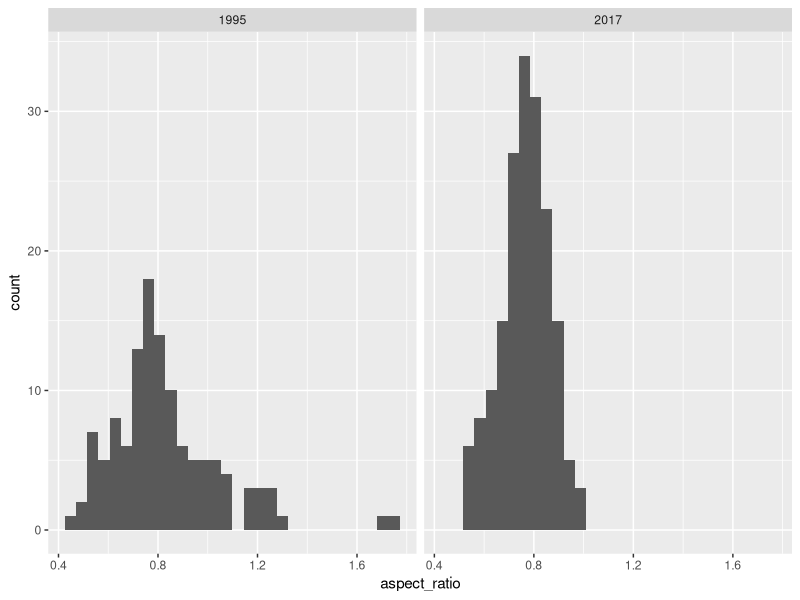
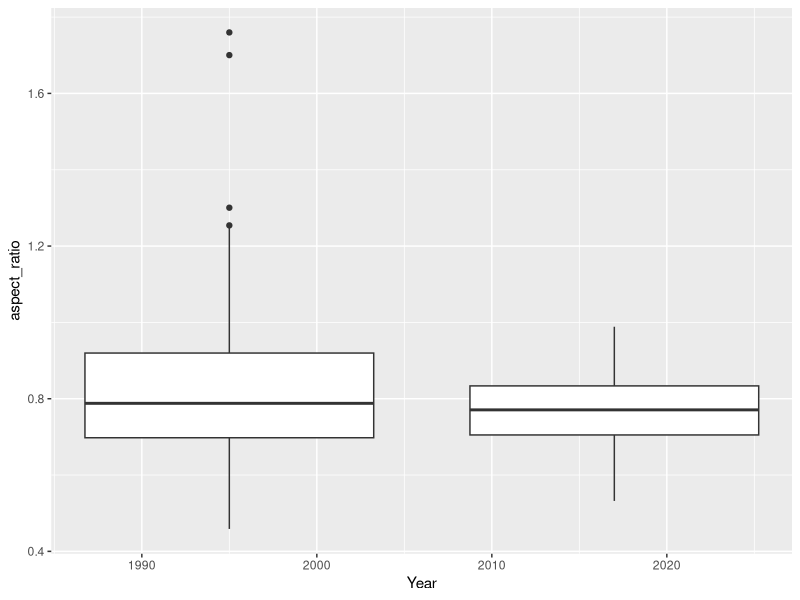
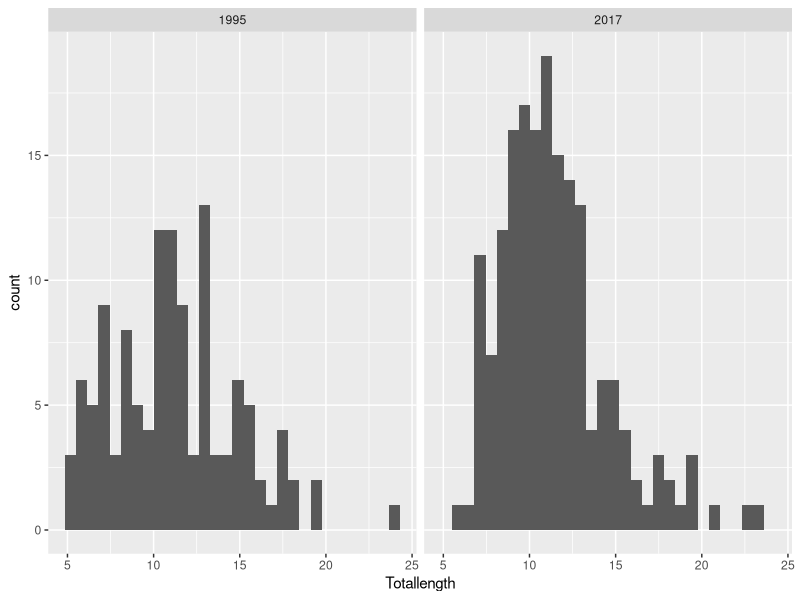
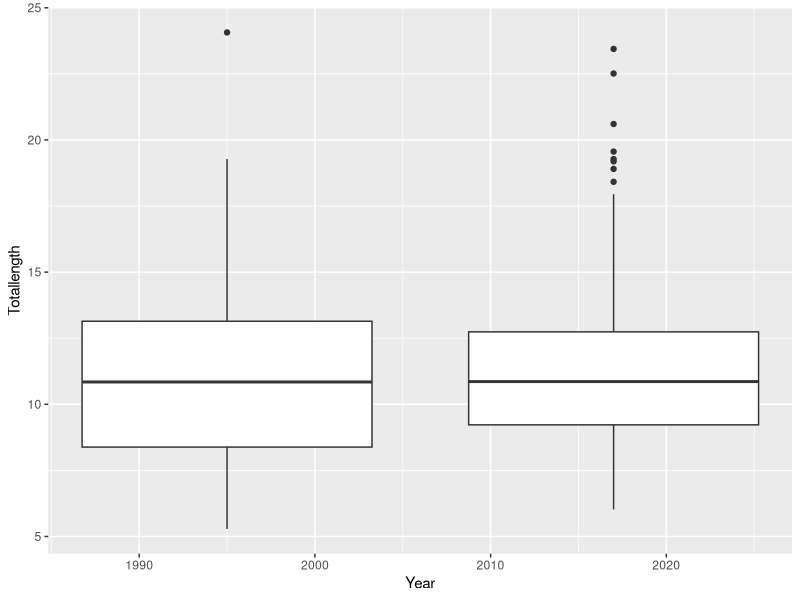
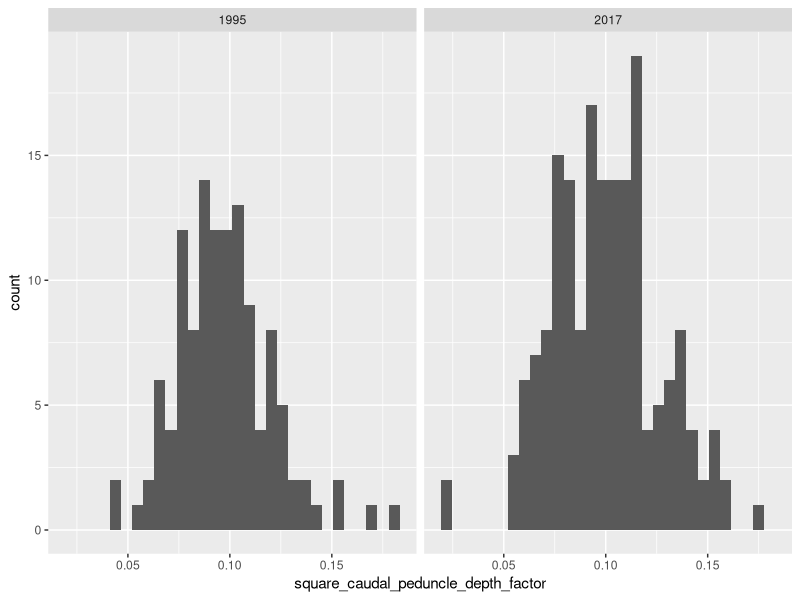
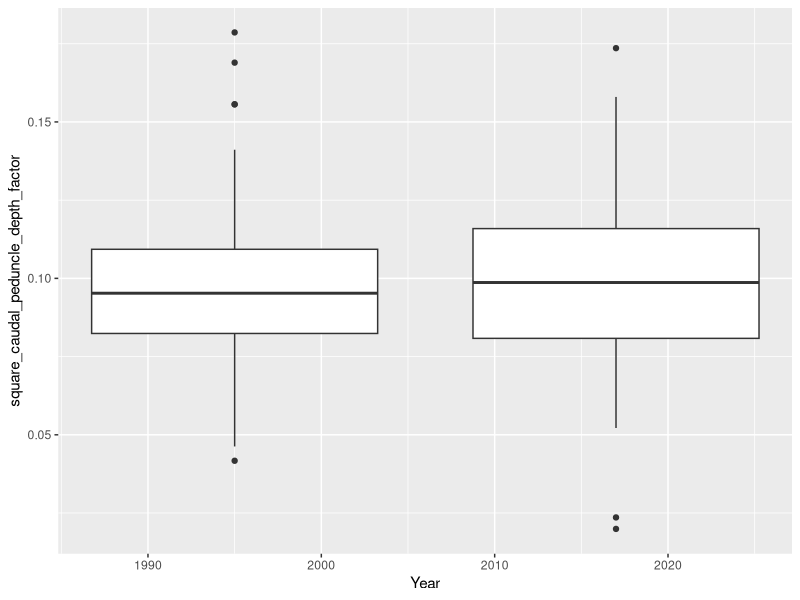

The R script that drew these images, in order:
## ---- chunk 1
library(lubridate)
library(tidyverse)
library(ggplot2)
## ---- chunk 2
atlantic_croaker_final <- read_csv("data/atlantic_croaker_final.csv")
View(atlantic_croaker_final)
## ---- chunk 3
atlantic_croaker_final <- atlantic_croaker_final %>% 
  mutate(aspect_ratio=(Caudheight/Caudarea)^(1/2), square_caudal_peduncle_depth_factor=(Cauddepth/Depthatpec)^2, 
         Year=year(Tow_date))
View(atlantic_croaker_final)
## ---- chunk 4
#Make dataframe, 1995 & 2017 fish
atcroaker95 <- atlantic_croaker_final %>% 
  filter(Year==1995)

atcroaker17 <- atlantic_croaker_final %>% 
  filter(Year==2017)
## ---- chunk 5
#Making a plot
ggplot(data= atlantic_croaker_final, aes(x=aspect_ratio)) +
  geom_histogram() +
  facet_wrap(~Year)

ggplot(data=atlantic_croaker_final) +
  geom_boxplot(aes(x=Year, y=aspect_ratio, group= Year))

#Statistical test
t.test(x=atcroaker95$aspect_ratio, y=atcroaker17$aspect_ratio, alternative = c("two.sided"))
## ---- chunk 6
#Make a plot
ggplot(data= atlantic_croaker_final, aes(x=Totallength)) +
  geom_histogram() +
  facet_wrap(~Year)

ggplot(data=atlantic_croaker_final) +
  geom_boxplot(aes(x=Year, y=Totallength, group= Year))

#Statistical analysis
t.test(x=atcroaker95$Totallength, y=atcroaker17$Totallength , alternative=c("two.sided"))
## ---- chunk 7
#Make a plot
ggplot(data= atlantic_croaker_final, aes(x=square_caudal_peduncle_depth_factor)) +
  geom_histogram() +
  facet_wrap(~Year)

ggplot(data=atlantic_croaker_final) +
  geom_boxplot(aes(x=Year, y=square_caudal_peduncle_depth_factor, group= Year))

#Statistical analysis
t.test(x=atcroaker95$square_caudal_peduncle_depth_factor,  y=atcroaker17$square_caudal_peduncle_depth_factor, alternative = c("two.sided"))
